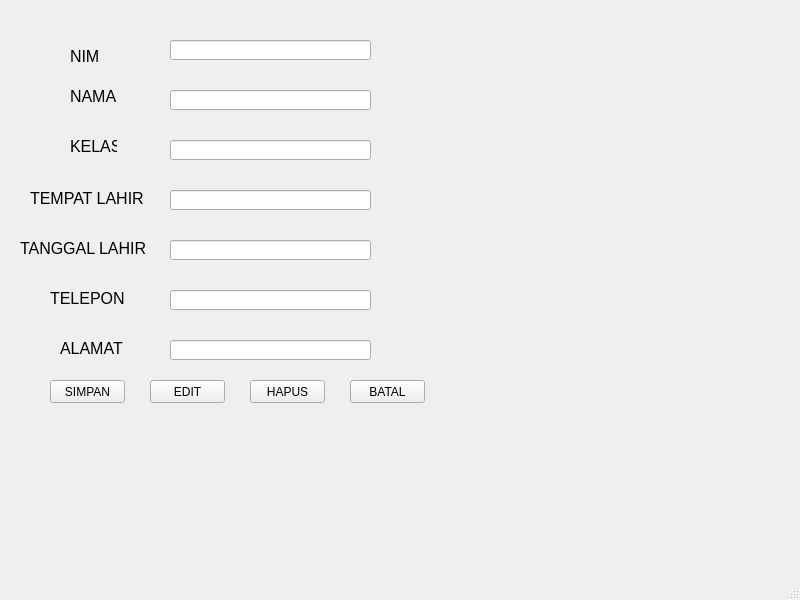
<?xml version="1.0" encoding="UTF-8"?>
<ui version="4.0">
 <class>MainWindow</class>
 <widget class="QMainWindow" name="MainWindow">
  <property name="geometry">
   <rect>
    <x>0</x>
    <y>0</y>
    <width>800</width>
    <height>600</height>
   </rect>
  </property>
  <property name="windowTitle">
   <string>MainWindow</string>
  </property>
  <widget class="QWidget" name="centralwidget">
   <widget class="QLabel" name="label">
    <property name="geometry">
     <rect>
      <x>70</x>
      <y>50</y>
      <width>47</width>
      <height>13</height>
     </rect>
    </property>
    <property name="font">
     <font>
      <pointsize>12</pointsize>
     </font>
    </property>
    <property name="text">
     <string>NIM</string>
    </property>
   </widget>
   <widget class="QLabel" name="label_2">
    <property name="geometry">
     <rect>
      <x>70</x>
      <y>90</y>
      <width>47</width>
      <height>13</height>
     </rect>
    </property>
    <property name="font">
     <font>
      <pointsize>12</pointsize>
     </font>
    </property>
    <property name="text">
     <string>NAMA</string>
    </property>
   </widget>
   <widget class="QLabel" name="label_3">
    <property name="geometry">
     <rect>
      <x>70</x>
      <y>140</y>
      <width>47</width>
      <height>13</height>
     </rect>
    </property>
    <property name="font">
     <font>
      <pointsize>12</pointsize>
     </font>
    </property>
    <property name="text">
     <string>KELAS</string>
    </property>
   </widget>
   <widget class="QLabel" name="label_4">
    <property name="geometry">
     <rect>
      <x>30</x>
      <y>190</y>
      <width>121</width>
      <height>16</height>
     </rect>
    </property>
    <property name="font">
     <font>
      <pointsize>12</pointsize>
     </font>
    </property>
    <property name="text">
     <string>TEMPAT LAHIR</string>
    </property>
   </widget>
   <widget class="QLabel" name="label_5">
    <property name="geometry">
     <rect>
      <x>20</x>
      <y>240</y>
      <width>131</width>
      <height>16</height>
     </rect>
    </property>
    <property name="font">
     <font>
      <pointsize>12</pointsize>
     </font>
    </property>
    <property name="text">
     <string>TANGGAL LAHIR</string>
    </property>
   </widget>
   <widget class="QLabel" name="label_6">
    <property name="geometry">
     <rect>
      <x>50</x>
      <y>290</y>
      <width>81</width>
      <height>16</height>
     </rect>
    </property>
    <property name="font">
     <font>
      <pointsize>12</pointsize>
     </font>
    </property>
    <property name="text">
     <string>TELEPON</string>
    </property>
   </widget>
   <widget class="QLabel" name="label_7">
    <property name="geometry">
     <rect>
      <x>60</x>
      <y>340</y>
      <width>81</width>
      <height>16</height>
     </rect>
    </property>
    <property name="font">
     <font>
      <pointsize>12</pointsize>
     </font>
    </property>
    <property name="text">
     <string>ALAMAT</string>
    </property>
   </widget>
   <widget class="QLineEdit" name="lineEdit">
    <property name="geometry">
     <rect>
      <x>170</x>
      <y>40</y>
      <width>201</width>
      <height>20</height>
     </rect>
    </property>
   </widget>
   <widget class="QLineEdit" name="lineEdit_2">
    <property name="geometry">
     <rect>
      <x>170</x>
      <y>90</y>
      <width>201</width>
      <height>20</height>
     </rect>
    </property>
   </widget>
   <widget class="QLineEdit" name="lineEdit_3">
    <property name="geometry">
     <rect>
      <x>170</x>
      <y>140</y>
      <width>201</width>
      <height>20</height>
     </rect>
    </property>
   </widget>
   <widget class="QLineEdit" name="lineEdit_4">
    <property name="geometry">
     <rect>
      <x>170</x>
      <y>190</y>
      <width>201</width>
      <height>20</height>
     </rect>
    </property>
   </widget>
   <widget class="QLineEdit" name="lineEdit_5">
    <property name="geometry">
     <rect>
      <x>170</x>
      <y>240</y>
      <width>201</width>
      <height>20</height>
     </rect>
    </property>
   </widget>
   <widget class="QLineEdit" name="lineEdit_6">
    <property name="geometry">
     <rect>
      <x>170</x>
      <y>290</y>
      <width>201</width>
      <height>20</height>
     </rect>
    </property>
   </widget>
   <widget class="QLineEdit" name="lineEdit_7">
    <property name="geometry">
     <rect>
      <x>170</x>
      <y>340</y>
      <width>201</width>
      <height>20</height>
     </rect>
    </property>
   </widget>
   <widget class="QPushButton" name="pushButton">
    <property name="geometry">
     <rect>
      <x>50</x>
      <y>380</y>
      <width>75</width>
      <height>23</height>
     </rect>
    </property>
    <property name="text">
     <string>SIMPAN</string>
    </property>
   </widget>
   <widget class="QPushButton" name="pushButton_2">
    <property name="geometry">
     <rect>
      <x>150</x>
      <y>380</y>
      <width>75</width>
      <height>23</height>
     </rect>
    </property>
    <property name="text">
     <string>EDIT</string>
    </property>
   </widget>
   <widget class="QPushButton" name="pushButton_3">
    <property name="geometry">
     <rect>
      <x>250</x>
      <y>380</y>
      <width>75</width>
      <height>23</height>
     </rect>
    </property>
    <property name="text">
     <string>HAPUS</string>
    </property>
   </widget>
   <widget class="QPushButton" name="pushButton_4">
    <property name="geometry">
     <rect>
      <x>350</x>
      <y>380</y>
      <width>75</width>
      <height>23</height>
     </rect>
    </property>
    <property name="text">
     <string>BATAL</string>
    </property>
   </widget>
  </widget>
  <widget class="QMenuBar" name="menubar">
   <property name="geometry">
    <rect>
     <x>0</x>
     <y>0</y>
     <width>800</width>
     <height>21</height>
    </rect>
   </property>
  </widget>
  <widget class="QStatusBar" name="statusbar"/>
 </widget>
 <resources/>
 <connections/>
</ui>
